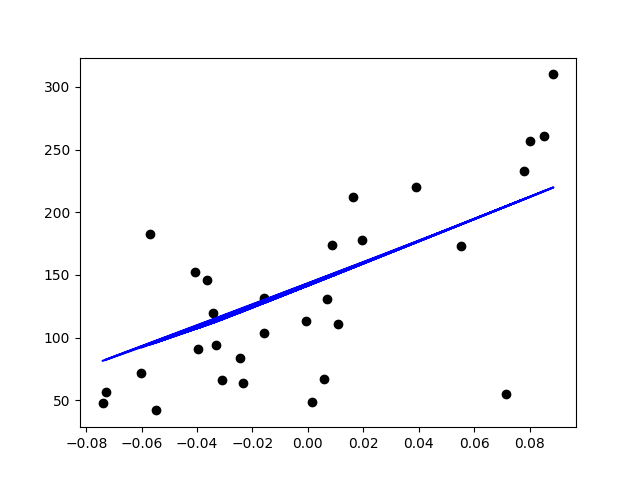

Recreate this plot in Python.
import numpy as np
from sklearn import datasets
from sklearn.neural_network import MLPRegressor
import matplotlib.pyplot as plt


# Load the diabetes dataset
diabetes_X, diabetes_y = datasets.load_diabetes(return_X_y=True)

# Use only one feature to predict
diabetes_X = diabetes_X[:, np.newaxis, 2]

# Split the data into training/testing sets
# Tous sauf les 30 derniers pour le train
# Les 30 derniers pour le test c'est un choix qui donne un bon score = 0.6454848658857961
diabetes_X_train = diabetes_X[:-30]
diabetes_X_test = diabetes_X[-30:]

# Split the targets into training/testing sets
# Tous sauf les 30 derniers pour le train
# Les 30 derniers pour le test
diabetes_y_train = diabetes_y[:-30]
diabetes_y_test = diabetes_y[-30:]

# Create linear regression object
model = MLPRegressor(hidden_layer_sizes= (60,60),
        learning_rate_init= 0.07, max_iter=1000)

# Train the model using the training sets
model.fit(diabetes_X_train, diabetes_y_train)

#Test de mes données
diabetes_score = model.score(diabetes_X_test, diabetes_y_test)
print(diabetes_score)
#Prediction
diabetes_predicion = model.predict(diabetes_X_test)

# Plot outputs
plt.scatter(diabetes_X_test, diabetes_y_test, color="black")
plt.plot(diabetes_X_test, diabetes_predicion, color="blue")
plt.show()
